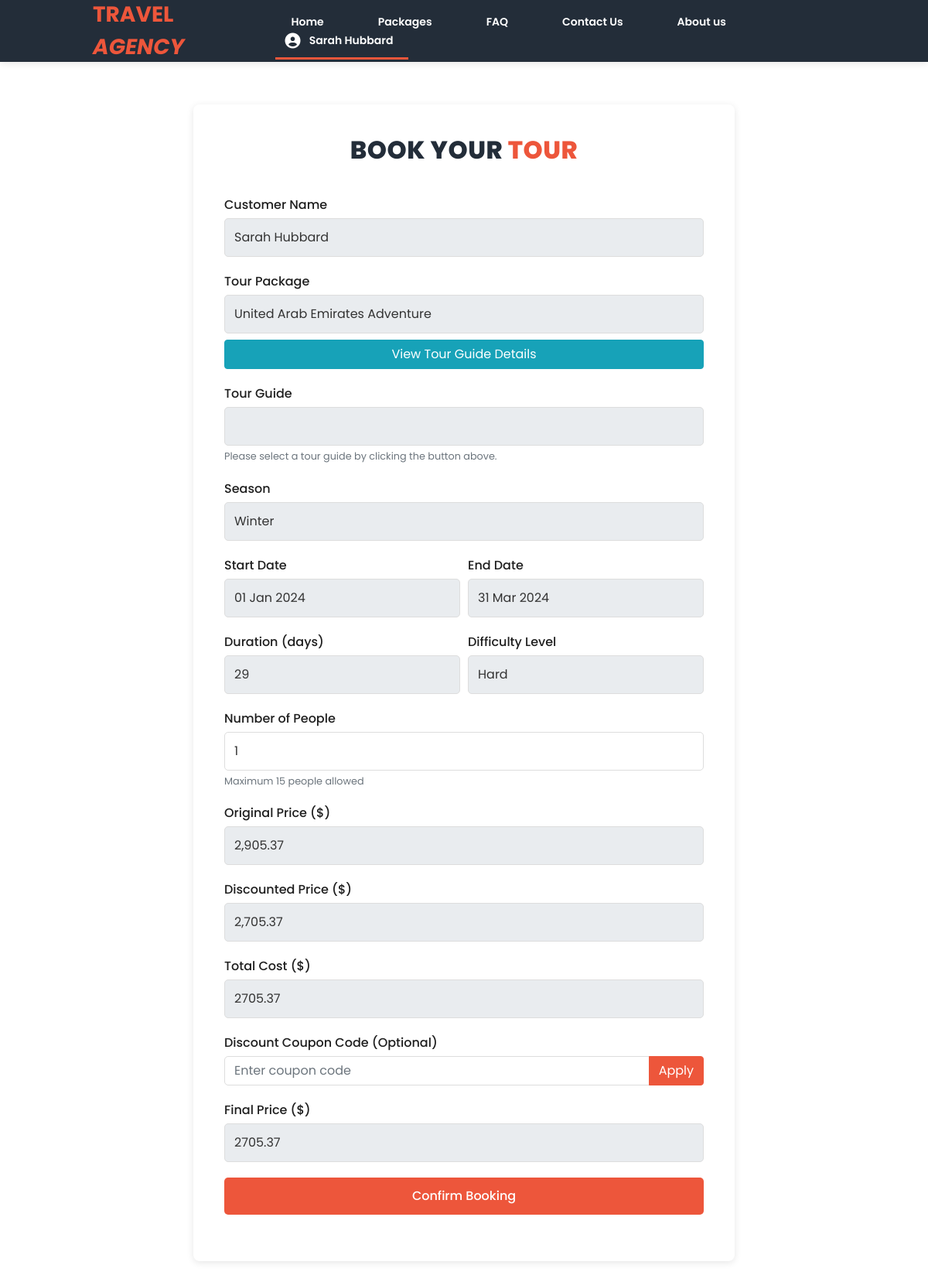
/booking.php?package_id=1&pricing_id=1&season=Winter&start_date=2024-01-01&end_date=2024-03-31&duration=29&difficulty=Hard&price=2705.37 (signed in), run on the app's committed database.
### tables this page shows
CREATE TABLE Customer (
    Customer_ID INT AUTO_INCREMENT PRIMARY KEY,
    Name VARCHAR(100) NOT NULL,
    Email VARCHAR(100) UNIQUE NOT NULL, 
    Phone VARCHAR(20) UNIQUE NOT NULL,
    Address TEXT,
    Date_Of_Birth DATE,
    Nationality VARCHAR(50),
    User_Type ENUM('Regular', 'Admin') NOT NULL,
    Password VARCHAR(20) NOT NULL
);

CREATE TABLE TourPackagePricing (
    Pricing_ID INT AUTO_INCREMENT PRIMARY KEY,
    TourPackage_ID INT,
    Season VARCHAR(50) NOT NULL,
    Price DECIMAL(10,2) NOT NULL,
    Start_Date DATE NOT NULL,
    End_Date DATE NOT NULL,
    Discounted_Price DECIMAL(10,2),
    FOREIGN KEY (TourPackage_ID) REFERENCES TourPackage(TourPackage_ID) ON DELETE CASCADE
);

CREATE TABLE TourPackage (
    TourPackage_ID INT AUTO_INCREMENT PRIMARY KEY,
    Name VARCHAR(100) NOT NULL,
    Price DECIMAL(10,2) NOT NULL,
    Duration INT NOT NULL,
    Max_People INT,
    Difficulty_Level ENUM('Easy', 'Moderate', 'Hard'),
    Description TEXT,
    Image_URL VARCHAR(255)
);

### booking.php (the view, shortened to what this page needs)
<?php
require_once 'includes/db_connection.php';
$package_id = isset($_GET['package_id']) ? (int)$_GET['package_id'] : 0;
$pricing_id = isset($_GET['pricing_id']) ? (int)$_GET['pricing_id'] : 0;
$season = isset($_GET['season']) ? $_GET['season'] : '';
$start_date = isset($_GET['start_date']) ? $_GET['start_date'] : '';
$end_date = isset($_GET['end_date']) ? $_GET['end_date'] : '';
$duration = isset($_GET['duration']) ? (int)$_GET['duration'] : 0;
$difficulty = isset($_GET['difficulty']) ? $_GET['difficulty'] : '';
$price = isset($_GET['price']) ? (float)$_GET['price'] : 0;
$customer_sql = "SELECT Name FROM Customer WHERE Customer_ID = ?";
$customer_stmt = $conn->prepare($customer_sql);
$customer_stmt->bind_param("i", $_SESSION['customer_id']);
$customer_stmt->execute();
$customer_result = $customer_stmt->get_result();
$customer = $customer_result->fetch_assoc();
$package_sql = "SELECT tp.Name, tp.Duration, tp.Max_People, tp.Difficulty_Level,
                tpp.Season, tpp.Start_Date, tpp.End_Date, tpp.Price, tpp.Discounted_Price
                FROM TourPackage tp
                LEFT JOIN TourPackagePricing tpp ON tp.TourPackage_ID = tpp.TourPackage_ID
                WHERE tp.TourPackage_ID = ?";
if ($pricing_id) {
    $package_sql .= " AND tpp.Pricing_ID = ?";
}
$package_stmt = $conn->prepare($package_sql);
if ($pricing_id) {
    $package_stmt->bind_param("ii", $package_id, $pricing_id);
} else {
    $package_stmt->bind_param("i", $package_id);
}
$package_stmt->execute();
$package_result = $package_stmt->get_result();
$package = $package_result->fetch_assoc();
$season = $package['Season'] ?? $season;
$start_date = $package['Start_Date'] ?? $start_date;
$end_date = $package['End_Date'] ?? $end_date;
$duration = $package['Duration'] ?? $duration;
$difficulty = $package['Difficulty_Level'] ?? $difficulty;
$price = $package['Discounted_Price'] ?? $price;
?>
<!DOCTYPE html>
<html lang="en">
<head>
    <link rel="stylesheet" type="text/css" href="assets/css/bootstrap.min.css">
    <link rel="stylesheet" type="text/css" href="assets/css/font-awesome.css">
    <link rel="stylesheet" type="text/css" href="./assets/css/booking.css">
    <link rel="stylesheet" type="text/css" href="./assets/css/nav.css">
</head>
<body>
<header class="header-area header-sticky">
    <div class="container">
        <div class="row">
            <div class="col-12">
                <nav class="main-nav">
                    <a href="index.html" class="logo">Travel <em>Agency</em></a>
                    <ul class="nav">
                    <li><a href="index.php">Home</a></li>
                    <li><a href="packages.php">Packages</a></li>
                    <li><a href="faq.php">FAQ</a></li>
                    <li><a href="contact.php">Contact Us</a></li>
                    <li><a href="about.php">About us</a></li>
                    <?php if (isset($_SESSION['customer_id'])): ?>
                        <li class="nav-item dropdown">
                            <a href="#" class="dropdown active" id="profileDropdown" data-toggle="dropdown" aria-haspopup="true" aria-expanded="false">
                                <i class="fa fa-user-circle"></i> <?php echo htmlspecialchars($_SESSION['name']); ?>
                            </a>
                        </li>
                    <?php else: ?>
                        <li><a href="login.php">Login</a></li>
                    <?php endif; ?>
                </ul>
                </nav>
            </div>
        </div>
    </div>
</header>
    <section class="booking-section">
        <div class="container">
            <div class="booking-container">
                <div class="section-heading">
                    <h2>Book Your <em>Tour</em></h2>
                </div>
                <form id="bookingForm" action="process_booking.php" method="POST">
                    <div class="form-group">
                        <label for="customer_name">Customer Name</label>
                        <input type="text" id="customer_name" name="customer_name" value="<?php echo htmlspecialchars($customer['Name']); ?>" readonly>
                    </div>
                    <div class="form-group">
                        <label for="tour_package">Tour Package</label>
                        <input type="text" id="tour_package" name="tour_package" value="<?php echo htmlspecialchars($package['Name']); ?>" readonly>
                        <a href="tour_guide.php?package_id=<?php echo $package_id; ?>" class="btn btn-info mt-2 w-100">View Tour Guide Details</a>
                    </div>
                    <div class="form-group">
                        <label for="tour_guide">Tour Guide</label>
                        <?php
                        $guide_name = isset($_GET['guide_name']) ? $_GET['guide_name'] : '';
                        ?>
                        <input type="text" id="tour_guide" name="tour_guide" value="<?php echo htmlspecialchars($guide_name); ?>" readonly>
                        <?php if (empty($guide_name)): ?>
                            <small class="form-text text-muted">Please select a tour guide by clicking the button above.</small>
                        <?php endif; ?>
                    </div>
                    <div class="form-group">
                        <label for="season">Season</label>
                        <input type="text" id="season" name="season" value="<?php echo htmlspecialchars($season); ?>" readonly>
                    </div>
                    <div class="form-row">
                        <div class="form-group col-md-6">
                            <label for="start_date">Start Date</label>
                            <input type="text" id="start_date" name="start_date" value="<?php echo date('d M Y', strtotime($start_date)); ?>" readonly>
                        </div>
                        <div class="form-group col-md-6">
                            <label for="end_date">End Date</label>
                            <input type="text" id="end_date" name="end_date" value="<?php echo date('d M Y', strtotime($end_date)); ?>" readonly>
                        </div>
                    </div>
                    <div class="form-row">
                        <div class="form-group col-md-6">
                            <label for="duration">Duration (days)</label>
                            <input type="text" id="duration" name="duration" value="<?php echo $duration; ?>" readonly>
                        </div>
                        <div class="form-group col-md-6">
                            <label for="difficulty">Difficulty Level</label>
                            <input type="text" id="difficulty" name="difficulty" value="<?php echo htmlspecialchars($difficulty); ?>" readonly>
                        </div>
                    </div>
                    <div class="form-group">
                        <label for="number_of_people">Number of People</label>
                        <input type="number" id="number_of_people" name="number_of_people" min="1" max="<?php echo $package['Max_People']; ?>" value="1" required>
                        <small class="form-text text-muted">Maximum <?php echo $package['Max_People']; ?> people allowed</small>
                    </div>
                    <div class="form-group">
                        <label for="original_price">Original Price ($)</label>
                        <input type="text" id="original_price" name="original_price" value="<?php echo number_format($package['Price'], 2); ?>" readonly>
                    </div>
                    <div class="form-group">
                        <label for="discounted_price">Discounted Price ($)</label>
                        <input type="text" id="discounted_price" name="discounted_price" value="<?php echo number_format($package['Discounted_Price'], 2); ?>" readonly>
                    </div>
                    <div class="form-group">
                        <label for="total_cost">Total Cost ($)</label>
                        <input type="text" id="total_cost" name="total_cost" value="<?php echo number_format($price, 2); ?>" readonly>
                    </div>
                    <div class="form-group">
                        <label for="coupon_code">Discount Coupon Code (Optional)</label>
                        <div class="input-group">
                            <input type="text" id="coupon_code" name="coupon_code" class="form-control" placeholder="Enter coupon code">
                            <div class="input-group-append">
                                <button type="button" id="apply_coupon" class="btn btn-primary">Apply</button>
                            </div>
                        </div>
                    </div>
                    <div class="form-group">
                        <label for="final_price">Final Price ($)</label>
                        <input type="text" id="final_price" name="final_price" readonly>
                    </div>
                    <div class="form-group text-center">
                        <button type="button" id="confirmBooking" class="btn-submit">Confirm Booking</button>
                    </div>
                </form>
            </div>
        </div>
    </section>
    <link rel="stylesheet" href="https://cdnjs.cloudflare.com/ajax/libs/font-awesome/6.4.2/css/all.min.css">
</body>
</html>

### assets/css/booking.css (style rules this page uses)
body { font-family: 'Poppins', sans-serif; background-color: #ffffff; color: #333; margin: 0; padding: 55px; }
.booking-section { padding: 80px 0; }
.booking-container { max-width: 700px; margin: 0 auto; background: #fff; padding: 40px; border-radius: 8px; box-shadow: 0 2px 10px rgba(0, 0, 0, 0.1); }
.section-heading { text-align: center; margin-bottom: 40px; }
.form-group { margin-bottom: 20px; }
.form-group label { font-weight: 500; color: #1e1e1e; margin-bottom: 5px; display: block; }
.form-group input, .form-group select { width: 100%; padding: 12px; border: 1px solid #ddd; border-radius: 5px; font-size: 16px; color: #333; }
.form-group input[readonly] { background: #e9ecef; cursor: not-allowed; }
.btn-submit { background: #ed563b; color: #fff; padding: 12px 30px; border: none; border-radius: 5px; font-size: 16px; font-weight: 500; cursor: pointer; transition: all 0.3s ease; display: block; width: 100%; text-align: center; position: relative; }
.section-heading h2 { font-weight: 800; color: #232d39; text-transform: uppercase; letter-spacing: 0.5px; }
.section-heading h2 em { font-style: normal; color: #ed563b; }

### assets/css/nav.css (style rules this page uses)
.main-nav { background: #232d39; width: 100%; height: 80px; padding: 0 10%; display: flex; align-items: center; justify-content: space-between; position: fixed; top: 0; left: 0; z-index: 1000; box-shadow: 0 2px 10px rgba(0, 0, 0, 0.1); }
.main-nav .logo { font-size: 28px; font-weight: 700; color: #ed563b; text-transform: uppercase; text-decoration: none; }
.main-nav ul.nav { list-style: none; padding: 0; margin: 0; display: flex; }
.main-nav ul.nav li { display: inline-block; margin-left: 30px; }
.main-nav ul.nav li a { text-decoration: none; font-size: 14px; font-weight: 600; color: #fff; padding: 20px; position: relative; transition: color 0.3s ease-in-out; }
.main-nav ul.nav li a::after { content: ""; position: absolute; left: 0; bottom: 5px; width: 0; height: 3px; background: #ed563b; transition: width 0.4s ease-in-out; }
.main-nav ul.nav li a.active { position: relative; }
.main-nav ul.nav li a.active::after { content: ""; position: absolute; left: 0; bottom: 5px; width: 100%; height: 3px; background: #ed563b; }
.fa-user-circle { position: relative; font-size: 20px; top: 3px; right: 8px; }
.btn-primary { border-color: #ed563b; background-color: #ed563b; }
a { color: #ed563b; }
header, .header-area, .main-nav, .main-nav .logo, .main-nav .nav li a { transition: none !important; }

### data on the page
customer: customer_name "Sarah Hubbard"
tourpackagepricing: tour_package "United Arab Emirates Adventure", TourPackage_ID.Max_People "15", original_price "2,905.37", discounted_price "2,705.37"

### other printed values
$_SESSION['name'] "Sarah Hubbard"
